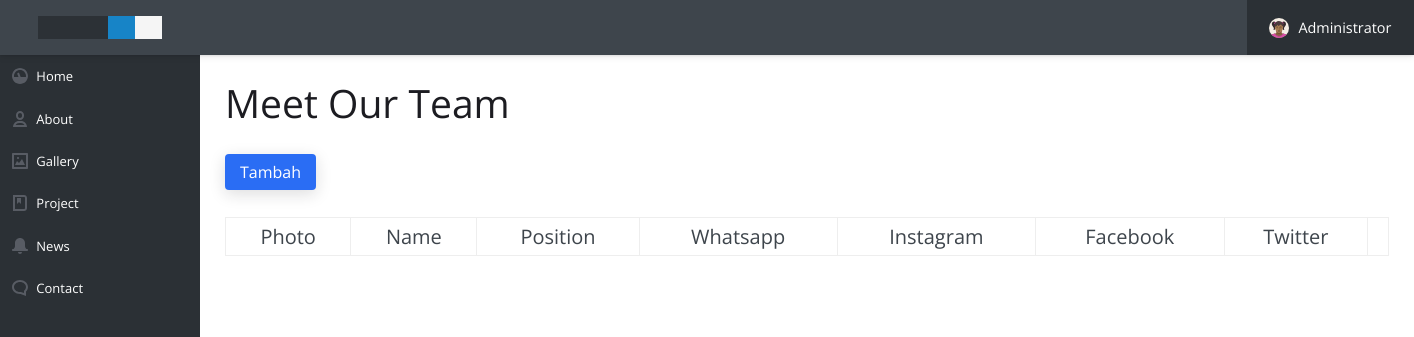
Before: /adm/mot.php (signed in) with the older database file.
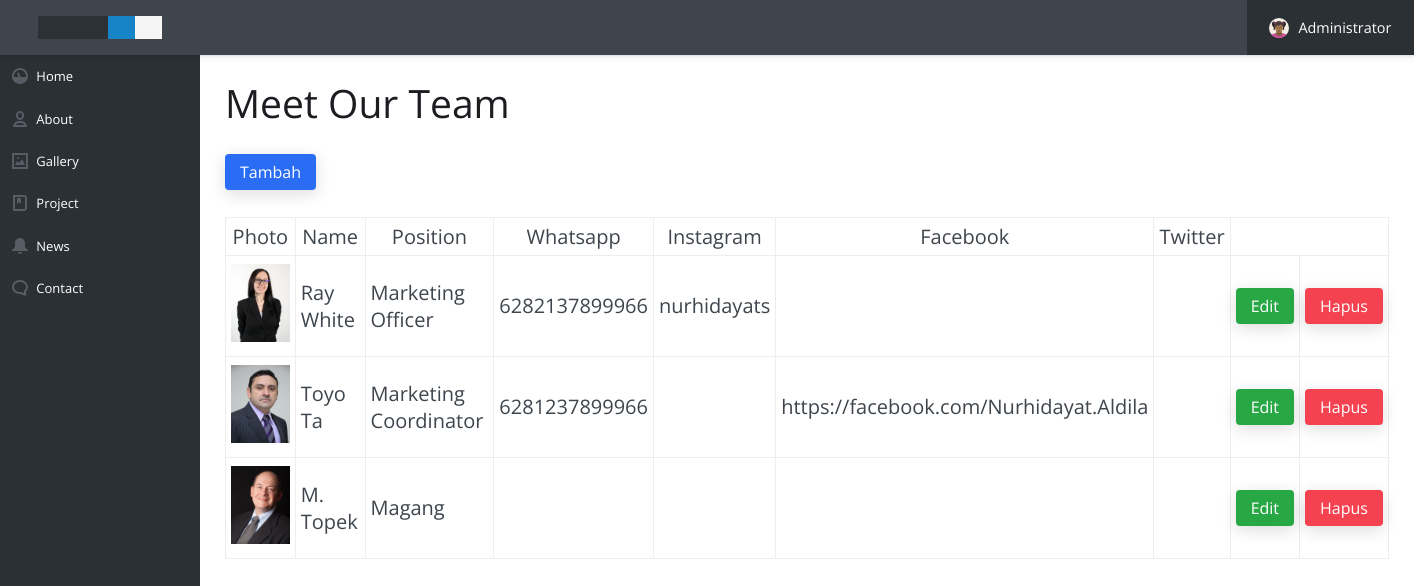
After: the same page with the newer database file.
### tables this page shows
CREATE TABLE `tb_team` (
  `id_team` int(11) NOT NULL,
  `photo` longtext NOT NULL,
  `name` text NOT NULL,
  `position` text NOT NULL,
  `whatsapp` varchar(20) NOT NULL,
  `instagram` varchar(300) NOT NULL,
  `facebook` longtext NOT NULL,
  `twitter` varchar(300) NOT NULL
);

### adm/mot.php (the view, shortened to what this page needs)
<?php
include("../config/conn.php");
?>
<!doctype html>
<html lang="en">
<head>
  <link rel="stylesheet" href="assets/css/style.css">
</head>
<body>
  <?php include("includes/header.php"); ?>
  <main class="cd-main-content">
    <?php include("includes/navbar.php"); ?>
    <div class="cd-content-wrapper">
      <h2>Meet Our Team</h2><br>
      <?php
      if (@$_GET['act'] == 'edit') {
        $id = $_GET['id'];
        $sql = "SELECT * FROM tb_team WHERE id_team = '$id'";
        $hasil = mysqli_query($db, $sql);
        $data = mysqli_fetch_assoc($hasil)
      ?>
        <form action="proc/proc-edit-team.php" method="post" enctype="multipart/form-data">
          <table cellpadding="5">
            <tr>
              <td>Photo</td>
              <td>:</td>
              <td>
                <img src="../images/team/<?php echo $data['photo']; ?>" width="200"><br>
                <input type="file" name="file">
                <input type="hidden" name="idteam" value="<?php echo $_GET['id']; ?>">
              </td>
            </tr>
            <tr>
              <td>Name</td>
              <td>:</td>
              <td><input type="text" name="txtname" value="<?php echo $data['name']; ?>" style="width:300px"></td>
            </tr>
            <tr>
              <td>Position</td>
              <td>:</td>
              <td><input type="text" name="txtposition" value="<?php echo $data['position']; ?>"></td>
            </tr>
            <tr>
              <td>Whatsapp</td>
              <td>:</td>
              <td><input type="number" name="txtwa" value="<?php echo $data['whatsapp']; ?>" placeholder="6282137899966"></td>
            </tr>
            <tr>
              <td>Instagram</td>
              <td>:</td>
              <td><input type="text" name="txtig" value="<?php echo $data['instagram']; ?>" placeholder="username"></td>
            </tr>
            <tr>
              <td>Facebook</td>
              <td>:</td>
              <td><input type="text" name="txtfb" value="<?php echo $data['facebook']; ?>" placeholder="https://www.facebook.com/user" style="width:400px"></td>
            </tr>
            <tr>
              <td>Twitter</td>
              <td>:</td>
              <td><input type="text" name="txttw" value="<?php echo $data['twitter']; ?>" placeholder="username"></td>
            </tr>
            <tr>
              <td colspan="2" align="right"><br><input class="btn btn--primary btn--sm" type="submit" name="edit" value="Simpan"></td>
            </tr>
          </table>
        </form>
        <div style="width:100%; border-bottom:1px solid #aaa; margin:20px 0px;"></div>
      <?php
      } else {
      ?>
        <a class="btn btn--primary btn--sm" id="myBtn">Tambah</a><br><br>
      <?php } ?>
      <p>
        <table cellpadding="5" width="100%" border=1>
          <tr>
            <th>Photo</th>
            <th>Name</th>
            <th>Position</th>
            <th>Whatsapp</th>
            <th>Instagram</th>
            <th>Facebook</th>
            <th>Twitter</th>
            <th colspan="2"></th>
          </tr>
          <?php
          $sql = "SELECT * FROM tb_team";
          $hasil = mysqli_query($db, $sql);
          while ($data = mysqli_fetch_assoc($hasil)) {
          ?>
            <tr>
              <td align="center"><img src="../images/team/<?php echo $data['photo']; ?>" width="120"></td>
              <td><?php echo $data['name']; ?></td>
              <td><?php echo $data['position']; ?></td>
              <td><?php echo $data['whatsapp']; ?></td>
              <td><?php echo $data['instagram']; ?></td>
              <td><?php echo $data['facebook']; ?></td>
              <td><?php echo $data['twitter']; ?></td>
              <td align="center"><br><a class="btn btn--primary btn--sm" style="background:#28a745;" href="?id=<?php echo $data['id_team']; ?>&act=edit">Edit</a><br><br></td>
              <td align="center"><br><a class="btn btn--accent btn--sm" href="?id=<?php echo $data['id_team']; ?>&act=del">Hapus</a><br><br></td>
            </tr>
          <?php } ?>
        </table>
      </p>
    </div>
  </main>
</body>
</html>

### adm/includes/header.php (shortened to what this page needs)
<header class="cd-main-header js-cd-main-header">
  <div class="cd-logo-wrapper">
    <a href="#0" class="cd-logo"><img src="assets/img/cd-logo.svg" alt="Logo"></a>
  </div>
  <ul class="cd-nav__list js-cd-nav__list">
    <li class="cd-nav__item cd-nav__item--has-children cd-nav__item--account js-cd-item--has-children">
      <a href="#0">
        <img src="assets/img/cd-avatar.svg" alt="avatar">
        <span>Administrator</span>
      </a>
    </li>
  </ul>
</header>

### adm/includes/navbar.php (shortened to what this page needs)
<nav class="cd-side-nav js-cd-side-nav">
  <ul class="cd-side__list js-cd-side__list">
    <li class="cd-side__item cd-side__item--has-children cd-side__item--overview js-cd-item--has-children">
      <a href="#0">Home</a>
    </li>
    <li class="cd-side__item cd-side__item--has-children cd-side__item--users js-cd-item--has-children">
      <a href="#0">About</a>
    </li>
    <li class="cd-side__item cd-side__item--images">
      <a href="gallery.php">Gallery</a>
    </li>
    <li class="cd-side__item cd-side__item--has-children cd-side__item--bookmarks js-cd-item--has-children">
      <a href="#0">Project</a>
    </li>
    <li class="cd-side__item cd-side__item--has-children cd-side__item--notifications js-cd-item--has-children">
      <a href="#0">News</a>
    </li>
    <li class="cd-side__item cd-side__item--comments">
      <a href="contact.php">Contact</a>
    </li>
  </ul>
</nav>

Changed rows visible on the page:
added tb_team: photo (picture), name "Ray White", position "Marketing Officer", whatsapp "6282137899966", instagram "nurhidayats"
added tb_team: photo (picture), name "Toyo Ta", position "Marketing Coordinator", whatsapp "6281237899966", facebook "https://facebook.com/Nurhidayat.Aldila"
added tb_team: photo (picture), name "M. Topek", position "Magang"
